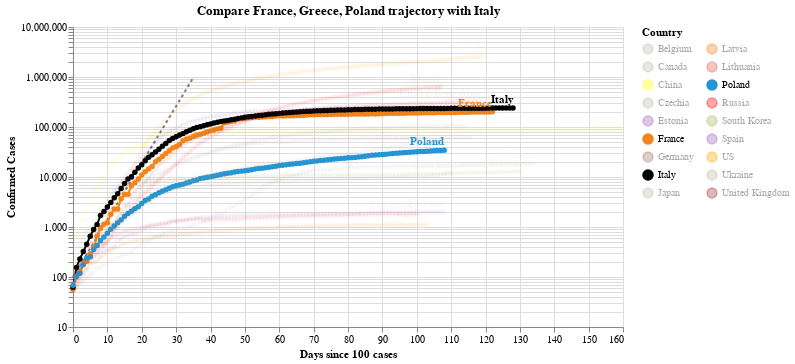

The code cell stored with this chart in its notebook:
### Code cell
#hide_input
chart2 = make_since_chart(dff2, ['France', 'Greece', 'Poland'], baseline_countries)
chart2

### Figure 1 — Vega-Lite specification as saved in the notebook (floating-point values rounded to 4 significant figures; data arrays with more than 128 entries replaced by an {"elided": "..."} marker saying what was removed)
{"config": {"view": {"continuousWidth": 400, "continuousHeight": 300}}, "layer": [{"data": {"name": "data-628230001892d6798b50651be41d1b3e"}, "mark": {"type": "line", "color": "black", "opacity": 0.5, "strokeDash": [3, 3]}, "encoding": {"x": {"type": "quantitative", "field": "Days since 100 cases"}, "y": {"type": "quantitative", "field": "Confirmed Cases"}}}, {"data": {"name": "data-700a599b817fa343a9dc2d961e5ae74f"}, "mark": {"type": "line", "point": true}, "encoding": {"color": {"type": "nominal", "field": "Country", "legend": {"columns": 2}, "scale": {"domain": ["Belgium", "Canada", "China", "Czechia", "Estonia", "France", "Germany", "Italy", "Japan", "Latvia", "Lithuania", "Poland", "Russia", "South Korea", "Spain", "US", "Ukraine", "United Kingdom"], "range": ["#C1B7AD", "#C1B7AD", "yellow", "#C1B7AD", "#9467bd", "#F58518", "#9D755D", "black", "#C1B7AD", "#F58518", "#E45756", "#2495D3", "red", "#A1BA59", "#9467bd", "orange", "#C1B7AD", "brown"]}}, "opacity": {"condition": {"value": 1, "selection": "selector005"}, "value": 0.05}, "tooltip": [{"type": "nominal", "field": "Country"}, {"type": "temporal", "field": "Date"}, {"type": "quantitative", "field": "Confirmed Cases"}, {"type": "quantitative", "field": "Days since 100 cases"}], "x": {"type": "quantitative", "field": "Days since 100 cases"}, "y": {"type": "quantitative", "field": "Confirmed Cases", "scale": {"type": "log"}}}, "selection": {"selector005": {"type": "multi", "fields": ["Country"], "bind": "legend", "init": [{"Country": "France"}, {"Country": "Greece"}, {"Country": "Poland"}, {"Country": "Italy"}]}}, "width": 550}, {"data": {"name": "data-700a599b817fa343a9dc2d961e5ae74f"}, "mark": {"type": "text", "align": "right", "dy": -8, "fontWeight": "bold"}, "encoding": {"color": {"type": "nominal", "field": "Country", "legend": {"columns": 2}, "scale": {"domain": ["Belgium", "Canada", "China", "Czechia", "Estonia", "France", "Germany", "Italy", "Japan", "Latvia", "Lithuania", "Poland", "Russia", "South Korea", "Spain", "US", "Ukraine", "United Kingdom"], "range": ["#C1B7AD", "#C1B7AD", "yellow", "#C1B7AD", "#9467bd", "#F58518", "#9D755D", "black", "#C1B7AD", "#F58518", "#E45756", "#2495D3", "red", "#A1BA59", "#9467bd", "orange", "#C1B7AD", "brown"]}}, "opacity": {"condition": {"value": 1, "selection": "selector005"}, "value": 0.05}, "text": {"type": "nominal", "field": "Country"}, "tooltip": [{"type": "nominal", "field": "Country"}, {"type": "temporal", "field": "Date"}, {"type": "quantitative", "field": "Confirmed Cases"}, {"type": "quantitative", "field": "Days since 100 cases"}], "x": {"type": "quantitative", "field": "Days since 100 cases"}, "y": {"type": "quantitative", "field": "Confirmed Cases", "scale": {"type": "log"}}}, "transform": [{"filter": "(datum['Date'] >= 1593388800000)"}], "width": 550}], "title": "Compare France, Greece, Poland trajectory with Italy", "$schema": "https://vega.github.io/schema/vega-lite/v4.0.2.json", "datasets": {"data-628230001892d6798b50651be41d1b3e": [{"Days since 100 cases": 0, "Confirmed Cases": 100.0}, {"Days since 100 cases": 1, "Confirmed Cases": 130.0}, {"Days since 100 cases": 2, "Confirmed Cases": 169.0}, {"Days since 100 cases": 3, "Confirmed Cases": 219.7}, {"Days since 100 cases": 4, "Confirmed Cases": 285.6}, {"Days since 100 cases": 5, "Confirmed Cases": 371.3}, {"Days since 100 cases": 6, "Confirmed Cases": 482.7}, {"Days since 100 cases": 7, "Confirmed Cases": 627.5}, {"Days since 100 cases": 8, "Confirmed Cases": 815.7}, {"Days since 100 cases": 9, "Confirmed Cases": 1060.0}, {"Days since 100 cases": 10, "Confirmed Cases": 1379.0}, {"Days since 100 cases": 11, "Confirmed Cases": 1792.0}, {"Days since 100 cases": 12, "Confirmed Cases": 2330.0}, {"Days since 100 cases": 13, "Confirmed Cases": 3029.0}, {"Days since 100 cases": 14, "Confirmed Cases": 3937.0}, {"Days since 100 cases": 15, "Confirmed Cases": 5119.0}, {"Days since 100 cases": 16, "Confirmed Cases": 6654.0}, {"Days since 100 cases": 17, "Confirmed Cases": 8650.0}, {"Days since 100 cases": 18, "Confirmed Cases": 11250.0}, {"Days since 100 cases": 19, "Confirmed Cases": 14620.0}, {"Days since 100 cases": 20, "Confirmed Cases": 19000.0}, {"Days since 100 cases": 21, "Confirmed Cases": 24710.0}, {"Days since 100 cases": 22, "Confirmed Cases": 32120.0}, {"Days since 100 cases": 23, "Confirmed Cases": 41750.0}, {"Days since 100 cases": 24, "Confirmed Cases": 54280.0}, {"Days since 100 cases": 25, "Confirmed Cases": 70560.0}, {"Days since 100 cases": 26, "Confirmed Cases": 91730.0}, {"Days since 100 cases": 27, "Confirmed Cases": 119300.0}, {"Days since 100 cases": 28, "Confirmed Cases": 155000.0}, {"Days since 100 cases": 29, "Confirmed Cases": 201500.0}, {"Days since 100 cases": 30, "Confirmed Cases": 262000.0}, {"Days since 100 cases": 31, "Confirmed Cases": 340600.0}, {"Days since 100 cases": 32, "Confirmed Cases": 442800.0}, {"Days since 100 cases": 33, "Confirmed Cases": 575600.0}, {"Days since 100 cases": 34, "Confirmed Cases": 748300.0}, {"Days since 100 cases": 35, "Confirmed Cases": 972800.0}], "data-700a599b817fa343a9dc2d961e5ae74f": {"elided": "2134 records"}}}
